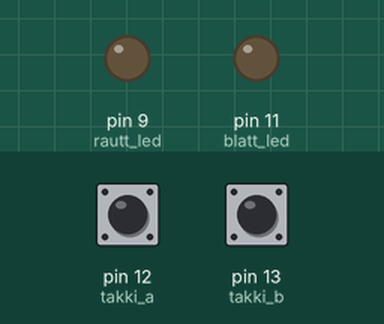
A program run on a simulated MicroPython board. On the bench: output pins drawn as LEDs (lit = HIGH). Inputs (shaded band) come from the test bench; at power-on: pin 12 (takki_a) HIGH, pin 13 (takki_b) LOW.

Above: at 1.2 s.
1.3 s: pin 12 (takki_a) pulled LOW for 0.15 s
At 2.5 s:
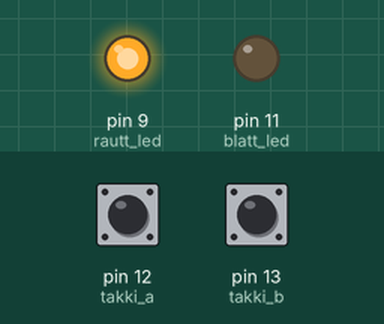
2.9 s: pin 13 (takki_b) pulled HIGH for 0.15 s
At 4.0 s:
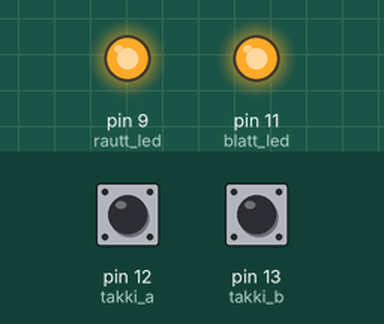
4.5 s: pin 12 (takki_a) pulled LOW for 1 s
At 5.3 s:
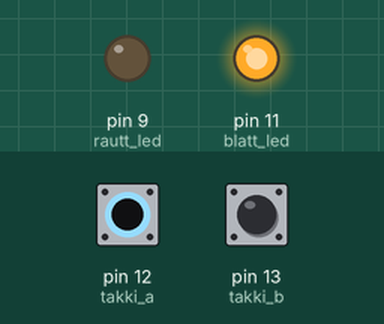
7.0 s: pin 12 (takki_a) pulled LOW for 3.2 s
At 7.4 s:
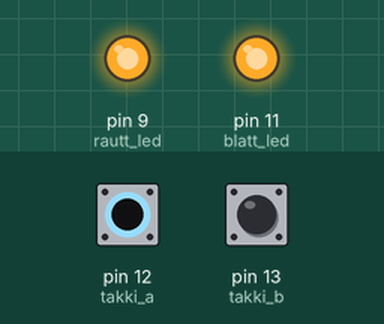
11.7 s: pin 13 (takki_b) pulled HIGH for 1 s
At 12.4 s:
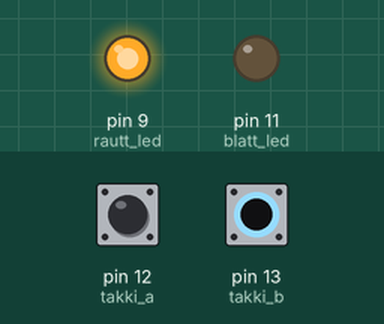
Timing chart, 0 to 14.7 s (numbered marks = the images above; inputs shaded):
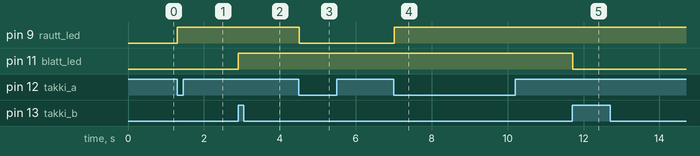

The program:

V_3_4.py
```python
from machine import Pin
from time import sleep_ms

takki_a = Pin(12, Pin.IN, Pin.PULL_UP) # Pinni 12 skilgr. sem inntakspinni (stafrænn)
rautt_led = Pin(9, Pin.OUT) # Pinni 9 skilgreindur sem úttakspinni (stafrænn)

# Bæti við takka B og bláu led
takki_b = Pin(13, Pin.IN, Pin.PULL_DOWN) # Pinni 13 skilgr. sem inntakspinni (stafrænn)
blatt_led = Pin(11, Pin.OUT) # Pinni 11 skilgreindur sem úttakspinni (stafrænn)


# Rauð pera boolean og breyta sem geymir stöðuna
ljos_kveikt_rautt = False # Ákveð að ljósið byrji slökkt
takki_stada_adur_rautt = 1 # Breytan geymir stöðuna a takkanum i síðustu umferð

# Bæti við sama fyrir bláu peruna
ljos_kveikt_blatt = False
takki_stada_adur_blatt = 0

while True:

    # Kóðinn fyrir rauðu peruna og takka A
    takki_stada_rautt = takki_a.value() # les takkann i breytuna takki_stada

    if takki_stada_adur_rautt == 1 and takki_stada_rautt == 0:
        ljos_kveikt_rautt = not ljos_kveikt_rautt

    rautt_led.value(ljos_kveikt_rautt)

    takki_stada_adur_rautt = takki_stada_rautt


        # Kóðin fyrir bláu peruna og takka B
    takki_stada_blatt = takki_b.value() # Les takkann í breytuna
    if takki_stada_adur_blatt == 0 and takki_stada_blatt == 1:
        ljos_kveikt_blatt = not ljos_kveikt_blatt
    blatt_led.value(ljos_kveikt_blatt)
    takki_stada_adur_blatt = takki_stada_blatt

    # Bæti við smá sleep_ms - kóðinnn virkaði ekki fyrir bláu fyrr en ég setti sleep_ms inn
    sleep_ms(50)
```

Measured:
- after the input at 1.3 s, pin 9 (rautt_led): LOW → HIGH at once
- after the input at 2.9 s, pin 11 (blatt_led): LOW → HIGH at once
- after the input at 4.5 s, pin 9 (rautt_led): HIGH → LOW at once
- after the input at 7.0 s, pin 9 (rautt_led): LOW → HIGH at once
- after the input at 11.7 s, pin 11 (blatt_led): HIGH → LOW at once
